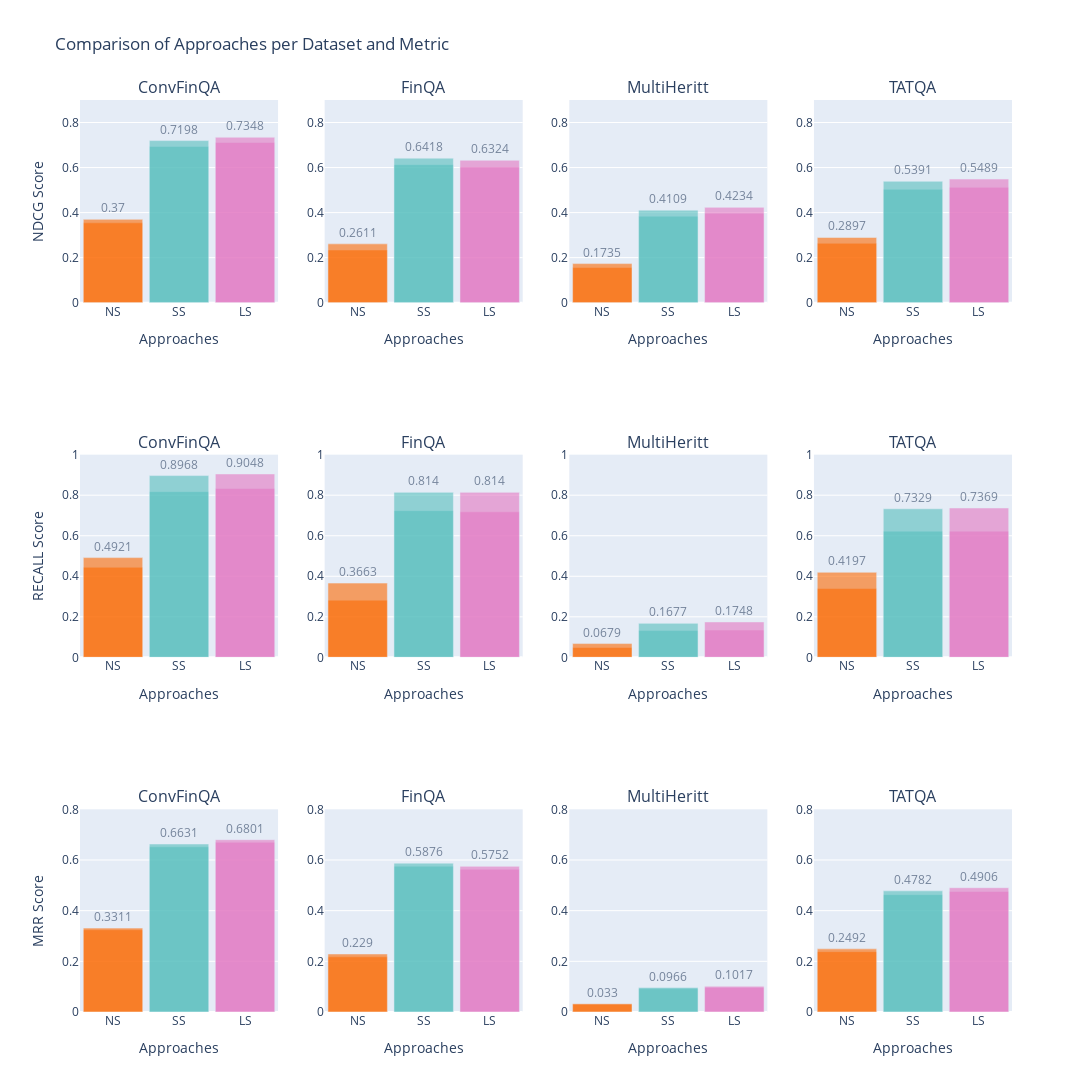

Notebook cell for this chart:
### Code cell
import pandas as pd
import plotly.graph_objects as go
import plotly.subplots as sp

# Read the three dataframes
df_results_ns = pd.read_excel("df_results_ns.xlsx")
df_results_ss = pd.read_excel("df_results_ss.xlsx")
df_results_ls = pd.read_excel("df_results_ls.xlsx")

# Melt data for easy processing and add the approach labels
df_ns_long = pd.melt(df_results_ns, id_vars=['dataset'], var_name='metric', value_name='value')
df_ss_long = pd.melt(df_results_ss, id_vars=['dataset'], var_name='metric', value_name='value')
df_ls_long = pd.melt(df_results_ls, id_vars=['dataset'], var_name='metric', value_name='value')

df_ns_long['approach'] = 'NS'
df_ss_long['approach'] = 'SS'
df_ls_long['approach'] = 'LS'

# Combine all data
df_long = pd.concat([df_ns_long, df_ss_long, df_ls_long])

# Extract metric base (ndcg, recall, mrr) and type (@5, @10)
df_long["metric_base"] = df_long["metric"].str.replace(r'_5|_10', '', regex=True)
df_long["metric_type"] = df_long["metric"].str.extract(r'(5|10)').astype(int)

# Define colors for each approach
approach_colors = {
    'NS': '#fc6a03',  # Red for NS
    'SS': '#55bebd ',  # Green for SS
    'LS': '#e377c2'   # Blue for LS
}

# Define datasets and metrics
datasets = df_results_ls['dataset'].unique()
metrics = ['ndcg', 'recall', 'mrr']

# Create subplots: 3 rows (metrics) × 4 columns (datasets)
fig = sp.make_subplots(
    rows=3, cols=4,
    subplot_titles=[f"{dataset}" for metric in metrics for dataset in datasets],
    shared_yaxes=False
)

# Mapping for subplot placement
metric_positions = {'ndcg': 1, 'recall': 2, 'mrr': 3}
dataset_positions = {dataset: i+1 for i, dataset in enumerate(datasets)}

# Plot data
for _, row in df_long.iterrows():
    dataset = row['dataset']
    metric = row['metric_base']
    metric_type = row['metric_type']
    approach = row['approach']
    value = row['value']
    
    row_idx = metric_positions[metric]  # Metrics define the row
    col_idx = dataset_positions[dataset]  # Datasets define the column

    if metric_type == 10:
        fig.add_trace(
            go.Bar(
            x=[approach],  
            y=[value], 
            name=f"{metric.upper()} @{metric_type}",
            marker=dict(color=approach_colors[approach]),  # Color by approach
            opacity=0.6,
            textposition='outside',
            text=[value]  # Add the value as text on the bar
            ),
            row=row_idx, col=col_idx
        )
    else:
        fig.add_trace(
            go.Bar(
                x=[approach],  
                y=[value], 
                name=f"{metric.upper()} @{metric_type}",
                marker=dict(color=approach_colors[approach]),  # Color by approach
                opacity=0.6,
                textposition='outside'  # Position text outside the bar
            ),
            row=row_idx, col=col_idx
        )

# Update layout
fig.update_layout(
    title="Comparison of Approaches per Dataset and Metric",
    height=1400, width=1400,
    bargap=0.1,  # Increase gap between bars to make them narrower
    barmode="overlay",
    xaxis_title="Approaches",
    yaxis_title="Metric Score",
    showlegend=False
)

# Update axis titles per row (corrected for metric names)
for metric, row in metric_positions.items():
    fig.update_yaxes(title_text=f"{metric.upper()} Score", range=[0, 1], row=row, col=1)
    for col in range(1, len(datasets) + 1): 
        fig.update_xaxes(title_text="Approaches", row=row, col=col)

# for metric, row in metric_positions.items():
#     for col in range(1, len(datasets) + 1):  # Iterate over all dataset columns
#         fig.update_yaxes(title_text=f"{metric.upper()} Score", range=[0, 1], row=row, col=col)

for col in range(1, len(datasets) + 1): 
    fig.update_yaxes(range=[0, 0.9], row=1, col=col)
    fig.update_yaxes(range=[0, 1], row=2, col=col)
    fig.update_yaxes(range=[0, 0.8], row=3, col=col)

fig.show()

### Figure 1 — Plotly figure (JSON) as saved in the notebook; plotly's stock layout.template omitted (floating-point values rounded to 4 significant figures)
{"data": [{"marker": {"color": "#fc6a03"}, "name": "NDCG @5", "opacity": 0.6, "textposition": "outside", "type": "bar", "x": ["NS"], "xaxis": "x", "y": [0.3545], "yaxis": "y"}, {"marker": {"color": "#fc6a03"}, "name": "NDCG @5", "opacity": 0.6, "textposition": "outside", "type": "bar", "x": ["NS"], "xaxis": "x2", "y": [0.2338], "yaxis": "y2"}, {"marker": {"color": "#fc6a03"}, "name": "NDCG @5", "opacity": 0.6, "textposition": "outside", "type": "bar", "x": ["NS"], "xaxis": "x3", "y": [0.156], "yaxis": "y3"}, {"marker": {"color": "#fc6a03"}, "name": "NDCG @5", "opacity": 0.6, "textposition": "outside", "type": "bar", "x": ["NS"], "xaxis": "x4", "y": [0.2636], "yaxis": "y4"}, {"marker": {"color": "#fc6a03"}, "name": "NDCG @10", "opacity": 0.6, "text": ["0.37"], "textposition": "outside", "type": "bar", "x": ["NS"], "xaxis": "x", "y": [0.37], "yaxis": "y"}, {"marker": {"color": "#fc6a03"}, "name": "NDCG @10", "opacity": 0.6, "text": ["0.2611"], "textposition": "outside", "type": "bar", "x": ["NS"], "xaxis": "x2", "y": [0.2611], "yaxis": "y2"}, {"marker": {"color": "#fc6a03"}, "name": "NDCG @10", "opacity": 0.6, "text": ["0.1735"], "textposition": "outside", "type": "bar", "x": ["NS"], "xaxis": "x3", "y": [0.1735], "yaxis": "y3"}, {"marker": {"color": "#fc6a03"}, "name": "NDCG @10", "opacity": 0.6, "text": ["0.2897"], "textposition": "outside", "type": "bar", "x": ["NS"], "xaxis": "x4", "y": [0.2897], "yaxis": "y4"}, {"marker": {"color": "#fc6a03"}, "name": "RECALL @5", "opacity": 0.6, "textposition": "outside", "type": "bar", "x": ["NS"], "xaxis": "x5", "y": [0.4444], "yaxis": "y5"}, {"marker": {"color": "#fc6a03"}, "name": "RECALL @5", "opacity": 0.6, "textposition": "outside", "type": "bar", "x": ["NS"], "xaxis": "x6", "y": [0.282], "yaxis": "y6"}, {"marker": {"color": "#fc6a03"}, "name": "RECALL @5", "opacity": 0.6, "textposition": "outside", "type": "bar", "x": ["NS"], "xaxis": "x7", "y": [0.0484], "yaxis": "y7"}, {"marker": {"color": "#fc6a03"}, "name": "RECALL @5", "opacity": 0.6, "textposition": "outside", "type": "bar", "x": ["NS"], "xaxis": "x8", "y": [0.3394], "yaxis": "y8"}, {"marker": {"color": "#fc6a03"}, "name": "RECALL @10", "opacity": 0.6, "text": ["0.4921"], "textposition": "outside", "type": "bar", "x": ["NS"], "xaxis": "x5", "y": [0.4921], "yaxis": "y5"}, {"marker": {"color": "#fc6a03"}, "name": "RECALL @10", "opacity": 0.6, "text": ["0.3663"], "textposition": "outside", "type": "bar", "x": ["NS"], "xaxis": "x6", "y": [0.3663], "yaxis": "y6"}, {"marker": {"color": "#fc6a03"}, "name": "RECALL @10", "opacity": 0.6, "text": ["0.0679"], "textposition": "outside", "type": "bar", "x": ["NS"], "xaxis": "x7", "y": [0.0679], "yaxis": "y7"}, {"marker": {"color": "#fc6a03"}, "name": "RECALL @10", "opacity": 0.6, "text": ["0.4197"], "textposition": "outside", "type": "bar", "x": ["NS"], "xaxis": "x8", "y": [0.4197], "yaxis": "y8"}, {"marker": {"color": "#fc6a03"}, "name": "MRR @5", "opacity": 0.6, "textposition": "outside", "type": "bar", "x": ["NS"], "xaxis": "x9", "y": [0.3246], "yaxis": "y9"}, {"marker": {"color": "#fc6a03"}, "name": "MRR @5", "opacity": 0.6, "textposition": "outside", "type": "bar", "x": ["NS"], "xaxis": "x10", "y": [0.2177], "yaxis": "y10"}, {"marker": {"color": "#fc6a03"}, "name": "MRR @5", "opacity": 0.6, "textposition": "outside", "type": "bar", "x": ["NS"], "xaxis": "x11", "y": [0.0305], "yaxis": "y11"}, {"marker": {"color": "#fc6a03"}, "name": "MRR @5", "opacity": 0.6, "textposition": "outside", "type": "bar", "x": ["NS"], "xaxis": "x12", "y": [0.2383], "yaxis": "y12"}, {"marker": {"color": "#fc6a03"}, "name": "MRR @10", "opacity": 0.6, "text": ["0.3311"], "textposition": "outside", "type": "bar", "x": ["NS"], "xaxis": "x9", "y": [0.3311], "yaxis": "y9"}, {"marker": {"color": "#fc6a03"}, "name": "MRR @10", "opacity": 0.6, "text": ["0.229"], "textposition": "outside", "type": "bar", "x": ["NS"], "xaxis": "x10", "y": [0.229], "yaxis": "y10"}, {"marker": {"color": "#fc6a03"}, "name": "MRR @10", "opacity": 0.6, "text": ["0.033"], "textposition": "outside", "type": "bar", "x": ["NS"], "xaxis": "x11", "y": [0.033], "yaxis": "y11"}, {"marker": {"color": "#fc6a03"}, "name": "MRR @10", "opacity": 0.6, "text": ["0.2492"], "textposition": "outside", "type": "bar", "x": ["NS"], "xaxis": "x12", "y": [0.2492], "yaxis": "y12"}, {"marker": {"color": "#55bebd "}, "name": "NDCG @5", "opacity": 0.6, "textposition": "outside", "type": "bar", "x": ["SS"], "xaxis": "x", "y": [0.6936], "yaxis": "y"}, {"marker": {"color": "#55bebd "}, "name": "NDCG @5", "opacity": 0.6, "textposition": "outside", "type": "bar", "x": ["SS"], "xaxis": "x2", "y": [0.6129], "yaxis": "y2"}, {"marker": {"color": "#55bebd "}, "name": "NDCG @5", "opacity": 0.6, "textposition": "outside", "type": "bar", "x": ["SS"], "xaxis": "x3", "y": [0.384], "yaxis": "y3"}, {"marker": {"color": "#55bebd "}, "name": "NDCG @5", "opacity": 0.6, "textposition": "outside", "type": "bar", "x": ["SS"], "xaxis": "x4", "y": [0.5032], "yaxis": "y4"}, {"marker": {"color": "#55bebd "}, "name": "NDCG @10", "opacity": 0.6, "text": ["0.7198"], "textposition": "outside", "type": "bar", "x": ["SS"], "xaxis": "x", "y": [0.7198], "yaxis": "y"}, {"marker": {"color": "#55bebd "}, "name": "NDCG @10", "opacity": 0.6, "text": ["0.6418"], "textposition": "outside", "type": "bar", "x": ["SS"], "xaxis": "x2", "y": [0.6418], "yaxis": "y2"}, {"marker": {"color": "#55bebd "}, "name": "NDCG @10", "opacity": 0.6, "text": ["0.4109"], "textposition": "outside", "type": "bar", "x": ["SS"], "xaxis": "x3", "y": [0.4109], "yaxis": "y3"}, {"marker": {"color": "#55bebd "}, "name": "NDCG @10", "opacity": 0.6, "text": ["0.5391"], "textposition": "outside", "type": "bar", "x": ["SS"], "xaxis": "x4", "y": [0.5391], "yaxis": "y4"}, {"marker": {"color": "#55bebd "}, "name": "RECALL @5", "opacity": 0.6, "textposition": "outside", "type": "bar", "x": ["SS"], "xaxis": "x5", "y": [0.8175], "yaxis": "y5"}, {"marker": {"color": "#55bebd "}, "name": "RECALL @5", "opacity": 0.6, "textposition": "outside", "type": "bar", "x": ["SS"], "xaxis": "x6", "y": [0.7238], "yaxis": "y6"}, {"marker": {"color": "#55bebd "}, "name": "RECALL @5", "opacity": 0.6, "textposition": "outside", "type": "bar", "x": ["SS"], "xaxis": "x7", "y": [0.132], "yaxis": "y7"}, {"marker": {"color": "#55bebd "}, "name": "RECALL @5", "opacity": 0.6, "textposition": "outside", "type": "bar", "x": ["SS"], "xaxis": "x8", "y": [0.6225], "yaxis": "y8"}, {"marker": {"color": "#55bebd "}, "name": "RECALL @10", "opacity": 0.6, "text": ["0.8968"], "textposition": "outside", "type": "bar", "x": ["SS"], "xaxis": "x5", "y": [0.8968], "yaxis": "y5"}, {"marker": {"color": "#55bebd "}, "name": "RECALL @10", "opacity": 0.6, "text": ["0.814"], "textposition": "outside", "type": "bar", "x": ["SS"], "xaxis": "x6", "y": [0.814], "yaxis": "y6"}, {"marker": {"color": "#55bebd "}, "name": "RECALL @10", "opacity": 0.6, "text": ["0.1677"], "textposition": "outside", "type": "bar", "x": ["SS"], "xaxis": "x7", "y": [0.1677], "yaxis": "y7"}, {"marker": {"color": "#55bebd "}, "name": "RECALL @10", "opacity": 0.6, "text": ["0.7329"], "textposition": "outside", "type": "bar", "x": ["SS"], "xaxis": "x8", "y": [0.7329], "yaxis": "y8"}, {"marker": {"color": "#55bebd "}, "name": "MRR @5", "opacity": 0.6, "textposition": "outside", "type": "bar", "x": ["SS"], "xaxis": "x9", "y": [0.652], "yaxis": "y9"}, {"marker": {"color": "#55bebd "}, "name": "MRR @5", "opacity": 0.6, "textposition": "outside", "type": "bar", "x": ["SS"], "xaxis": "x10", "y": [0.5757], "yaxis": "y10"}, {"marker": {"color": "#55bebd "}, "name": "MRR @5", "opacity": 0.6, "textposition": "outside", "type": "bar", "x": ["SS"], "xaxis": "x11", "y": [0.0919], "yaxis": "y11"}, {"marker": {"color": "#55bebd "}, "name": "MRR @5", "opacity": 0.6, "textposition": "outside", "type": "bar", "x": ["SS"], "xaxis": "x12", "y": [0.4633], "yaxis": "y12"}, {"marker": {"color": "#55bebd "}, "name": "MRR @10", "opacity": 0.6, "text": ["0.6631"], "textposition": "outside", "type": "bar", "x": ["SS"], "xaxis": "x9", "y": [0.6631], "yaxis": "y9"}, {"marker": {"color": "#55bebd "}, "name": "MRR @10", "opacity": 0.6, "text": ["0.5876"], "textposition": "outside", "type": "bar", "x": ["SS"], "xaxis": "x10", "y": [0.5876], "yaxis": "y10"}, {"marker": {"color": "#55bebd "}, "name": "MRR @10", "opacity": 0.6, "text": ["0.0966"], "textposition": "outside", "type": "bar", "x": ["SS"], "xaxis": "x11", "y": [0.0966], "yaxis": "y11"}, {"marker": {"color": "#55bebd "}, "name": "MRR @10", "opacity": 0.6, "text": ["0.4782"], "textposition": "outside", "type": "bar", "x": ["SS"], "xaxis": "x12", "y": [0.4782], "yaxis": "y12"}, {"marker": {"color": "#e377c2"}, "name": "NDCG @5", "opacity": 0.6, "textposition": "outside", "type": "bar", "x": ["LS"], "xaxis": "x", "y": [0.711], "yaxis": "y"}, {"marker": {"color": "#e377c2"}, "name": "NDCG @5", "opacity": 0.6, "textposition": "outside", "type": "bar", "x": ["LS"], "xaxis": "x2", "y": [0.602], "yaxis": "y2"}, {"marker": {"color": "#e377c2"}, "name": "NDCG @5", "opacity": 0.6, "textposition": "outside", "type": "bar", "x": ["LS"], "xaxis": "x3", "y": [0.3976], "yaxis": "y3"}, {"marker": {"color": "#e377c2"}, "name": "NDCG @5", "opacity": 0.6, "textposition": "outside", "type": "bar", "x": ["LS"], "xaxis": "x4", "y": [0.5124], "yaxis": "y4"}, {"marker": {"color": "#e377c2"}, "name": "NDCG @10", "opacity": 0.6, "text": ["0.7348"], "textposition": "outside", "type": "bar", "x": ["LS"], "xaxis": "x", "y": [0.7348], "yaxis": "y"}, {"marker": {"color": "#e377c2"}, "name": "NDCG @10", "opacity": 0.6, "text": ["0.6324"], "textposition": "outside", "type": "bar", "x": ["LS"], "xaxis": "x2", "y": [0.6324], "yaxis": "y2"}, {"marker": {"color": "#e377c2"}, "name": "NDCG @10", "opacity": 0.6, "text": ["0.4234"], "textposition": "outside", "type": "bar", "x": ["LS"], "xaxis": "x3", "y": [0.4234], "yaxis": "y3"}, {"marker": {"color": "#e377c2"}, "name": "NDCG @10", "opacity": 0.6, "text": ["0.5489"], "textposition": "outside", "type": "bar", "x": ["LS"], "xaxis": "x4", "y": [0.5489], "yaxis": "y4"}, {"marker": {"color": "#e377c2"}, "name": "RECALL @5", "opacity": 0.6, "textposition": "outside", "type": "bar", "x": ["LS"], "xaxis": "x5", "y": [0.8333], "yaxis": "y5"}, {"marker": {"color": "#e377c2"}, "name": "RECALL @5", "opacity": 0.6, "textposition": "outside", "type": "bar", "x": ["LS"], "xaxis": "x6", "y": [0.718], "yaxis": "y6"}, {"marker": {"color": "#e377c2"}, "name": "RECALL @5", "opacity": 0.6, "textposition": "outside", "type": "bar", "x": ["LS"], "xaxis": "x7", "y": [0.1348], "yaxis": "y7"}, {"marker": {"color": "#e377c2"}, "name": "RECALL @5", "opacity": 0.6, "textposition": "outside", "type": "bar", "x": ["LS"], "xaxis": "x8", "y": [0.6225], "yaxis": "y8"}, {"marker": {"color": "#e377c2"}, "name": "RECALL @10", "opacity": 0.6, "text": ["0.9048"], "textposition": "outside", "type": "bar", "x": ["LS"], "xaxis": "x5", "y": [0.9048], "yaxis": "y5"}, {"marker": {"color": "#e377c2"}, "name": "RECALL @10", "opacity": 0.6, "text": ["0.814"], "textposition": "outside", "type": "bar", "x": ["LS"], "xaxis": "x6", "y": [0.814], "yaxis": "y6"}, {"marker": {"color": "#e377c2"}, "name": "RECALL @10", "opacity": 0.6, "text": ["0.1748"], "textposition": "outside", "type": "bar", "x": ["LS"], "xaxis": "x7", "y": [0.1748], "yaxis": "y7"}, {"marker": {"color": "#e377c2"}, "name": "RECALL @10", "opacity": 0.6, "text": ["0.7369"], "textposition": "outside", "type": "bar", "x": ["LS"], "xaxis": "x8", "y": [0.7369], "yaxis": "y8"}, {"marker": {"color": "#e377c2"}, "name": "MRR @5", "opacity": 0.6, "textposition": "outside", "type": "bar", "x": ["LS"], "xaxis": "x9", "y": [0.6698], "yaxis": "y9"}, {"marker": {"color": "#e377c2"}, "name": "MRR @5", "opacity": 0.6, "textposition": "outside", "type": "bar", "x": ["LS"], "xaxis": "x10", "y": [0.563], "yaxis": "y10"}, {"marker": {"color": "#e377c2"}, "name": "MRR @5", "opacity": 0.6, "textposition": "outside", "type": "bar", "x": ["LS"], "xaxis": "x11", "y": [0.0965], "yaxis": "y11"}, {"marker": {"color": "#e377c2"}, "name": "MRR @5", "opacity": 0.6, "textposition": "outside", "type": "bar", "x": ["LS"], "xaxis": "x12", "y": [0.4758], "yaxis": "y12"}, {"marker": {"color": "#e377c2"}, "name": "MRR @10", "opacity": 0.6, "text": ["0.6801"], "textposition": "outside", "type": "bar", "x": ["LS"], "xaxis": "x9", "y": [0.6801], "yaxis": "y9"}, {"marker": {"color": "#e377c2"}, "name": "MRR @10", "opacity": 0.6, "text": ["0.5752"], "textposition": "outside", "type": "bar", "x": ["LS"], "xaxis": "x10", "y": [0.5752], "yaxis": "y10"}, {"marker": {"color": "#e377c2"}, "name": "MRR @10", "opacity": 0.6, "text": ["0.1017"], "textposition": "outside", "type": "bar", "x": ["LS"], "xaxis": "x11", "y": [0.1017], "yaxis": "y11"}, {"marker": {"color": "#e377c2"}, "name": "MRR @10", "opacity": 0.6, "text": ["0.4906"], "textposition": "outside", "type": "bar", "x": ["LS"], "xaxis": "x12", "y": [0.4906], "yaxis": "y12"}], "layout": {"annotations": [{"font": {"size": 16}, "showarrow": false, "text": "ConvFinQA", "x": 0.1062, "xanchor": "center", "xref": "paper", "y": 1, "yanchor": "bottom", "yref": "paper"}, {"font": {"size": 16}, "showarrow": false, "text": "FinQA", "x": 0.3688, "xanchor": "center", "xref": "paper", "y": 1, "yanchor": "bottom", "yref": "paper"}, {"font": {"size": 16}, "showarrow": false, "text": "MultiHeritt", "x": 0.6313, "xanchor": "center", "xref": "paper", "y": 1, "yanchor": "bottom", "yref": "paper"}, {"font": {"size": 16}, "showarrow": false, "text": "TATQA", "x": 0.8938, "xanchor": "center", "xref": "paper", "y": 1, "yanchor": "bottom", "yref": "paper"}, {"font": {"size": 16}, "showarrow": false, "text": "ConvFinQA", "x": 0.1062, "xanchor": "center", "xref": "paper", "y": 0.6111, "yanchor": "bottom", "yref": "paper"}, {"font": {"size": 16}, "showarrow": false, "text": "FinQA", "x": 0.3688, "xanchor": "center", "xref": "paper", "y": 0.6111, "yanchor": "bottom", "yref": "paper"}, {"font": {"size": 16}, "showarrow": false, "text": "MultiHeritt", "x": 0.6313, "xanchor": "center", "xref": "paper", "y": 0.6111, "yanchor": "bottom", "yref": "paper"}, {"font": {"size": 16}, "showarrow": false, "text": "TATQA", "x": 0.8938, "xanchor": "center", "xref": "paper", "y": 0.6111, "yanchor": "bottom", "yref": "paper"}, {"font": {"size": 16}, "showarrow": false, "text": "ConvFinQA", "x": 0.1062, "xanchor": "center", "xref": "paper", "y": 0.2222, "yanchor": "bottom", "yref": "paper"}, {"font": {"size": 16}, "showarrow": false, "text": "FinQA", "x": 0.3688, "xanchor": "center", "xref": "paper", "y": 0.2222, "yanchor": "bottom", "yref": "paper"}, {"font": {"size": 16}, "showarrow": false, "text": "MultiHeritt", "x": 0.6313, "xanchor": "center", "xref": "paper", "y": 0.2222, "yanchor": "bottom", "yref": "paper"}, {"font": {"size": 16}, "showarrow": false, "text": "TATQA", "x": 0.8938, "xanchor": "center", "xref": "paper", "y": 0.2222, "yanchor": "bottom", "yref": "paper"}], "bargap": 0.1, "barmode": "overlay", "height": 1400, "showlegend": false, "title": {"text": "Comparison of Approaches per Dataset and Metric"}, "width": 1400, "xaxis": {"anchor": "y", "domain": [0, 0.2125], "title": {"text": "Approaches"}}, "xaxis10": {"anchor": "y10", "domain": [0.2625, 0.475], "title": {"text": "Approaches"}}, "xaxis11": {"anchor": "y11", "domain": [0.525, 0.7375], "title": {"text": "Approaches"}}, "xaxis12": {"anchor": "y12", "domain": [0.7875, 1], "title": {"text": "Approaches"}}, "xaxis2": {"anchor": "y2", "domain": [0.2625, 0.475], "title": {"text": "Approaches"}}, "xaxis3": {"anchor": "y3", "domain": [0.525, 0.7375], "title": {"text": "Approaches"}}, "xaxis4": {"anchor": "y4", "domain": [0.7875, 1], "title": {"text": "Approaches"}}, "xaxis5": {"anchor": "y5", "domain": [0, 0.2125], "title": {"text": "Approaches"}}, "xaxis6": {"anchor": "y6", "domain": [0.2625, 0.475], "title": {"text": "Approaches"}}, "xaxis7": {"anchor": "y7", "domain": [0.525, 0.7375], "title": {"text": "Approaches"}}, "xaxis8": {"anchor": "y8", "domain": [0.7875, 1], "title": {"text": "Approaches"}}, "xaxis9": {"anchor": "y9", "domain": [0, 0.2125], "title": {"text": "Approaches"}}, "yaxis": {"anchor": "x", "domain": [0.7778, 1], "range": [0, 0.9], "title": {"text": "NDCG Score"}}, "yaxis10": {"anchor": "x10", "domain": [0, 0.2222], "range": [0, 0.8]}, "yaxis11": {"anchor": "x11", "domain": [0, 0.2222], "range": [0, 0.8]}, "yaxis12": {"anchor": "x12", "domain": [0, 0.2222], "range": [0, 0.8]}, "yaxis2": {"anchor": "x2", "domain": [0.7778, 1], "range": [0, 0.9]}, "yaxis3": {"anchor": "x3", "domain": [0.7778, 1], "range": [0, 0.9]}, "yaxis4": {"anchor": "x4", "domain": [0.7778, 1], "range": [0, 0.9]}, "yaxis5": {"anchor": "x5", "domain": [0.3889, 0.6111], "range": [0, 1], "title": {"text": "RECALL Score"}}, "yaxis6": {"anchor": "x6", "domain": [0.3889, 0.6111], "range": [0, 1]}, "yaxis7": {"anchor": "x7", "domain": [0.3889, 0.6111], "range": [0, 1]}, "yaxis8": {"anchor": "x8", "domain": [0.3889, 0.6111], "range": [0, 1]}, "yaxis9": {"anchor": "x9", "domain": [0, 0.2222], "range": [0, 0.8], "title": {"text": "MRR Score"}}}}
